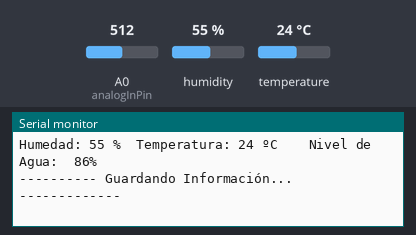
Bench run of a sketch on a simulated Arduino Uno, built with avr-gcc and run on an emulated ATmega328P. On the bench: the last lines printed to the serial monitor. The inputs (shaded band) are chosen by the test bench; at power-on: A0 (analogInPin) = 512, humidity 55 %, temperature 24 °C. WiFi joins after 1.5 s; servers stay silent unless stated.

Above: at 18.2 s.
18.3 s: A0 (analogInPin) set to 970
At 21.1 s:
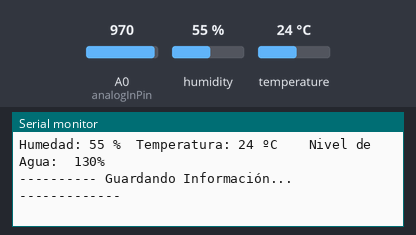
24.9 s: A0 (analogInPin) set to 992
At 26.3 s:
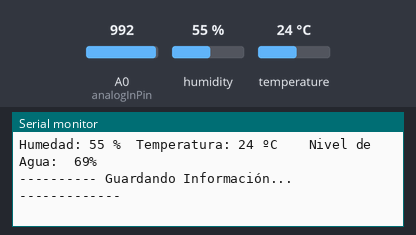
Timing chart, 0 to 27.9 s (numbered marks = the images above; inputs shaded):
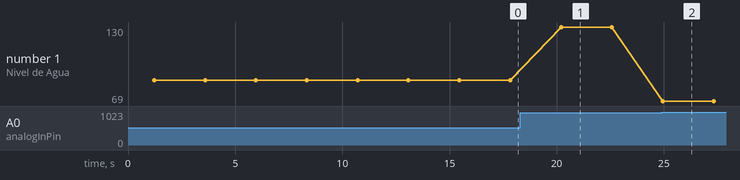

Measured:
- after the input at 18.3 s, the serial monitor: prints a new line after 1.9 s (image 1)
- after the input at 24.9 s, the serial monitor: prints a new line after 0.05 s (image 2)
- plotted number 1: 86 → 130 after the input at 18.3 s, 130 → 69 after the input at 24.9 s

The sketch:

Integradora.ino
```cpp
#include <SPI.h>
#include <Ethernet.h>
#include <DHT.h>
#include <DHT_U.h>

// Init Ethernet

byte mac[] = { 0xDE, 0xAD, 0xBE, 0xEF, 0xFE, 0xED };
IPAddress ip(192,168,101,50); // Arduino IP
char server[] = "92.249.45.201"; // Servidor IP
EthernetClient client;

// Init Sensores

const int analogInPin = A0;
int sensorValue = 0;
DHT dht(2, DHT11);

void setup() {
  dht.begin();
  Ethernet.begin(mac, ip);
  delay(1000);
  Serial.begin(9600);
}

void loop() {

  String hString = "";
  String tString = "";
  String aString = "";

  if (client.connect(server, 80)) {

  int h = dht.readHumidity();
  hString = h;
  int t = dht.readTemperature();
  tString = t;
  int f = dht.readTemperature(true);

  if (isnan(h) || isnan(t) || isnan(f)) {
    Serial.println("Error obteniendo los datos del sensor DHT11");
    return;
  }

  sensorValue = analogRead(analogInPin);
  int n_agua = sensorValue*100/1024+100;
  aString = n_agua;

  Serial.print("Humedad: ");
  Serial.print(h);
  Serial.print(" %\t");
  Serial.print("Temperatura: ");
  Serial.print(t);
  Serial.print(" ºC ");
  Serial.print(" \t");
  Serial.print("Nivel de Agua:  " );
  Serial.print(n_agua);
  Serial.println("%");

 String stemp = "temp=" + tString;
 String shum = "&hum="+ hString;
 String sagua = "&nagua=" + aString;
 String params = stemp + shum + sagua;


  Serial.println("---------- Guardando Información... -------------");
  client.print("GET http://rodriguezchristian.utdgrupoti.com/mongo_luis/smart_pot.php?" + params);
  client.println(" HTTP/1.0");
  client.println("User-Agent: Arduino 1.0");
  client.println();
  client.stop();
  client.flush();

 delay(2000);

  } else {
    Serial.println("Falla en la conexion");
  }

  client.stop();
  client.flush();
  delay(100);
}
```
